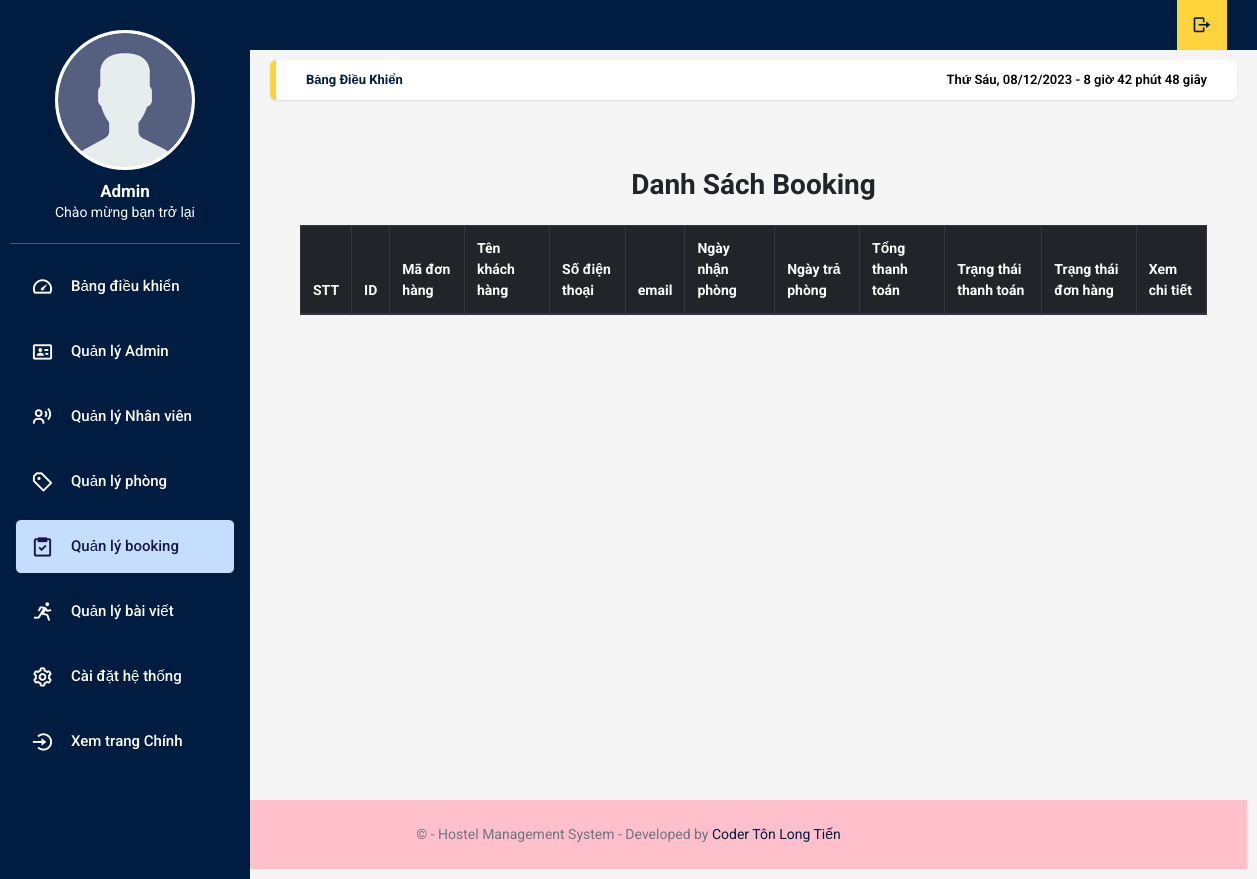
Before: /admin/index.php?controller=quanlyBooking with the older database file.
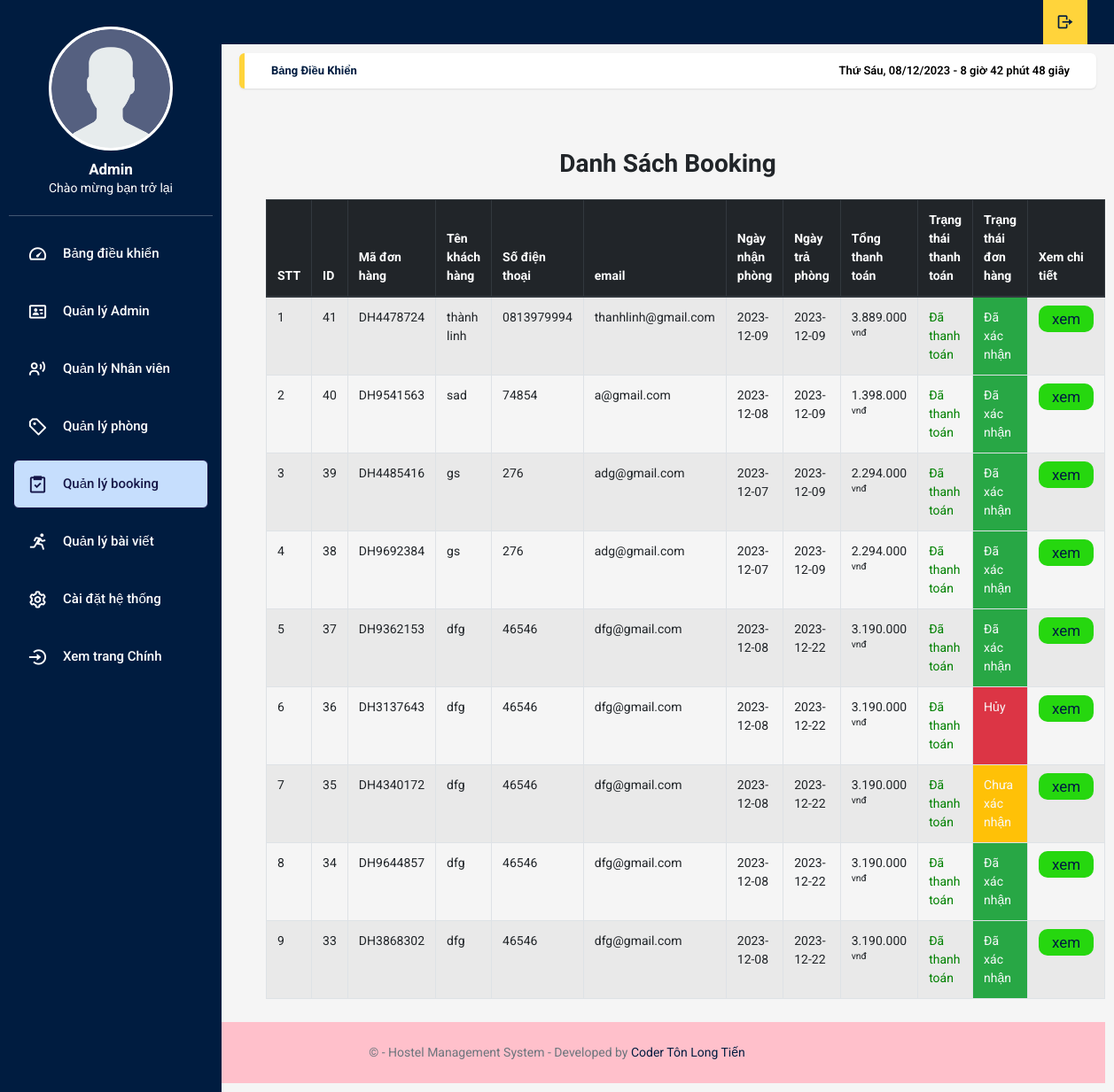
After: the same page with the newer database file.
### tables this page shows
CREATE TABLE `donhang` (
  `id` int(11) NOT NULL,
  `madh` varchar(20) NOT NULL,
  `pttt` tinyint(1) NOT NULL DEFAULT 1,
  `tongdonhang` double(10,0) DEFAULT 0,
  `iduser` int(20) NOT NULL,
  `hoten` varchar(50) NOT NULL,
  `tel` varchar(20) NOT NULL,
  `email` varchar(100) NOT NULL,
  `checkin` date NOT NULL,
  `checkout` date NOT NULL,
  `trangThaiDonHang` varchar(20) NOT NULL
);

### admin/pages/quanlyBooking/index.php (the view, shortened to what this page needs)
<div class="container-fluid pt-5">
    <div class="text-center mb-4">
        <h2 class="section-title px-5"><span class="px-2">Danh Sách Booking</span></h2>
    </div>
    <div class="container-fluid table-responsive-lg">
        <table class="table table-bordered table-striped table-hover">
            <thead class="thead-dark">
                <tr>
                    <th scope="col" style="width: 50px;">STT</th>
                    <th scope="col">ID</th>
                    <th scope="col">Mã đơn hàng</th>
                    <th scope="col">Tên khách hàng</th>
                    <th scope="col">Số điện thoại</th>
                    <th scope="col">email</th>
                    <th scope="col">Ngày nhận phòng</th>
                    <th scope="col">Ngày trả phòng</th>
                    <th scope="col">Tổng thanh toán</th>
                    <th scope="col">Trạng thái thanh toán</th>
                    <th scope="col">Trạng thái đơn hàng</th>
                    <th scope="col">Xem chi tiết</th>
                </tr>
            </thead>
            <tbody>
                <?php
                $i = "1";
                $sql = "SELECT * FROM donhang";
                $result = getData($sql);
                rsort($result);
                foreach ($result as $row) {
                    if ($row['pttt'] === '1') $pttt = "Chưa thanh toán";
                    else $pttt = "Đã thanh toán";
                    switch ($row['trangThaiDonHang']) {
                        case 2:
                            $mess1 = '<td id="ttdh" class="bg-success text-light p3-2 ">Đã xác nhận</td>';
                            break;
                        case 3:
                            $mess1 = '<td id="ttdh" class="bg-danger text-light p3-2 ">Hủy</td>';
                            break;
                        default:
                            $mess1 = '<td id="ttdh" class="bg-warning text-light p3-2 ">Chưa xác nhận</td>';
                            break;
                    }
                    echo ' <tr>
                                <td>' . $i . '</td>
                                <td>' . $row['id'] . '</td>
                                <td>' . $row['madh'] . '</td>
                                <td>' . $row['hoten'] . '</td>
                                <td>' . $row['tel'] . '</td>
                                <td>' . $row['email'] . '</td>
                                <td>' . $row['checkin'] . '</td>
                                <td>' . $row['checkout'] . '</td>
                                <td>' . currency_format($row['tongdonhang'])  . '</td>
                                <td class="pttt">' . $pttt . '</td>
                                ' . $mess1. '
                                <td style="width: 100px;"><a class="sua" href="/admin/index.php?controller=quanlyBooking&action=xemchitiet&madonhang=' . $row['madh'] . '">xem</a></td>
                            </tr>';
                    $i++;
                }
                ?>
            </tbody>
        </table>
    </div>
</div>

### dao/pdo.php (shortened to what this page needs)
<?php
function getData($sql)
{
    $conn = connect_pdo();
    $stmt = $conn->prepare($sql);
    $stmt->execute();
    $result = $stmt->fetchAll();
    return $result;
}
if (!function_exists('currency_format')) {
    function currency_format($number, $suffix = ' vnđ') {
        if (!empty($number)) {
            return number_format($number, 0, ',', '.') . "<sup>{$suffix}</sup>";
        }
    }
}

Changed rows visible on the page:
added donhang: id "41", madh "DH4478724", hoten "thành linh", tel "0813979994", email "thanhlinh@gmail.com", checkin "2023-12-09", checkout "2023-12-09", tongdonhang "3.889.000", pttt "Đã thanh toán", trangThaiDonHang "Đã xác nhận"
added donhang: id "40", madh "DH9541563", hoten "sad", tel "74854", email "a@gmail.com", checkin "2023-12-08", checkout "2023-12-09", tongdonhang "1.398.000", pttt "Đã thanh toán", trangThaiDonHang "Đã xác nhận"
added donhang: id "39", madh "DH4485416", hoten "gs", tel "276", email "adg@gmail.com", checkin "2023-12-07", checkout "2023-12-09", tongdonhang "2.294.000", pttt "Đã thanh toán", trangThaiDonHang "Đã xác nhận"
added donhang: id "38", madh "DH9692384", hoten "gs", tel "276", email "adg@gmail.com", checkin "2023-12-07", checkout "2023-12-09", tongdonhang "2.294.000", pttt "Đã thanh toán", trangThaiDonHang "Đã xác nhận"
added donhang: id "37", madh "DH9362153", hoten "dfg", tel "46546", email "dfg@gmail.com", checkin "2023-12-08", checkout "2023-12-22", tongdonhang "3.190.000", pttt "Đã thanh toán", trangThaiDonHang "Đã xác nhận"
added donhang: id "36", madh "DH3137643", hoten "dfg", tel "46546", email "dfg@gmail.com", checkin "2023-12-08", checkout "2023-12-22", tongdonhang "3.190.000", pttt "Đã thanh toán", trangThaiDonHang "Hủy"
added donhang: id "35", madh "DH4340172", hoten "dfg", tel "46546", email "dfg@gmail.com", checkin "2023-12-08", checkout "2023-12-22", tongdonhang "3.190.000", pttt "Đã thanh toán", trangThaiDonHang "Chưa xác nhận"
added donhang: id "34", madh "DH9644857", hoten "dfg", tel "46546", email "dfg@gmail.com", checkin "2023-12-08", checkout "2023-12-22", tongdonhang "3.190.000", pttt "Đã thanh toán", trangThaiDonHang "Đã xác nhận"
added donhang: id "33", madh "DH3868302", hoten "dfg", tel "46546", email "dfg@gmail.com", checkin "2023-12-08", checkout "2023-12-22", tongdonhang "3.190.000", pttt "Đã thanh toán", trangThaiDonHang "Đã xác nhận"
